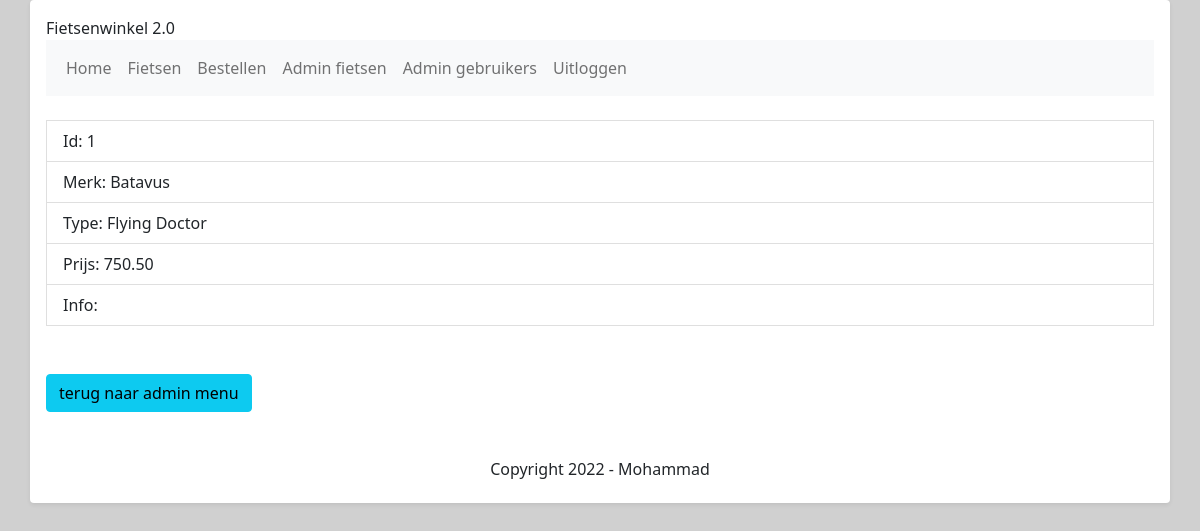
Page /index.php?page=showFiets&id=1 (signed in) on the committed database.
### tables this page shows
CREATE TABLE `fietsen` (
  `id` smallint(6) NOT NULL,
  `merk` varchar(255) NOT NULL,
  `type` varchar(255) NOT NULL,
  `prijs` decimal(6,2) NOT NULL
);

### include/fietsfunctions.php (the view, shortened to what this page needs)
    <?php
    function showFiets($id)
    {
        $fiets = getFiets($id);
        $overzichtfiets = "<li class='list-group-item'>" . "Id: " . $fiets['id'] . "</li>";
        $overzichtfiets .= "<li class='list-group-item'>" . "Merk: " . $fiets['merk'] . "</li>";
        $overzichtfiets .= "<li class='list-group-item'>" . "Type: " . $fiets['type'] . "</li>";
        $overzichtfiets .= "<li class='list-group-item'>" . "Prijs: " . $fiets['prijs'] . "</li>";
        $overzichtfiets .= "<li class='list-group-item'>" . "Info: " . $fiets['info'] . "</li>";
        $overzichtfiets .= "<a href=index.php?page=adminfietsen><button type='button' class='btn btn-info mt-5'>terug naar admin menu</button></a>";
        return $overzichtfiets;
    }
    ?>
<?php
function getFiets($id)
{
    $conn = dBConnect();
    $query = "SELECT * FROM fietsen WHERE id=$id";
    $stmt = $conn->prepare($query);
    $stmt->execute();
    $stmt->setFetchMode(PDO::FETCH_ASSOC);
    $fietsen = $stmt->fetchAll();
    foreach ($fietsen as $fiets) {
        return $fiets;
    }
}
?>

### rows in the picture
fietsen: id "1", merk "Batavus", type "Flying Doctor", prijs "750.50"

### other values in the picture
getHeader() "Fietsenwinkel 2.0"
